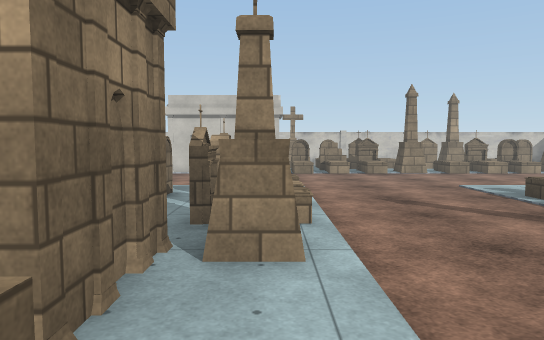
View 1 (above)

20 first-person views from a walk through a Unity game level. The camera is 1.4 m above the floor, tilts 4° down and sees 70° across. The floor is counted in squares, 1 m on a side. Each view is taken from the middle of a square. On the plan, view 1 faces up. The plan holds only what a view shows up to about 16 squares ahead; the rest is blank. The place goes on beyond the plan. The player is left out. Some animated figures are left out. Some surface patterns are stand-ins.

View 2
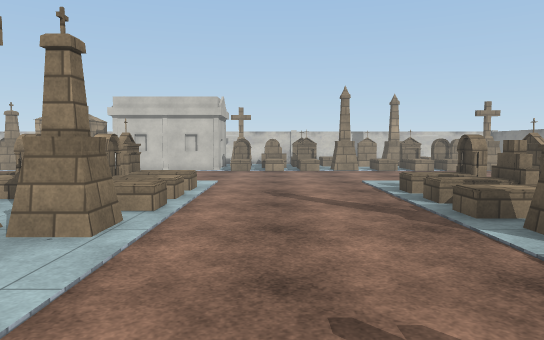

View 3
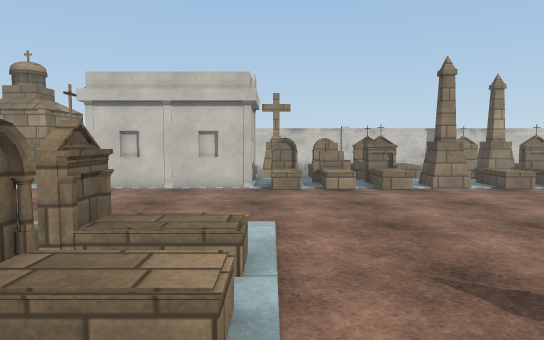

View 4
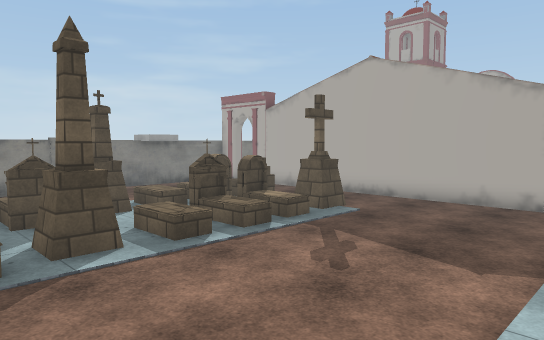

View 5
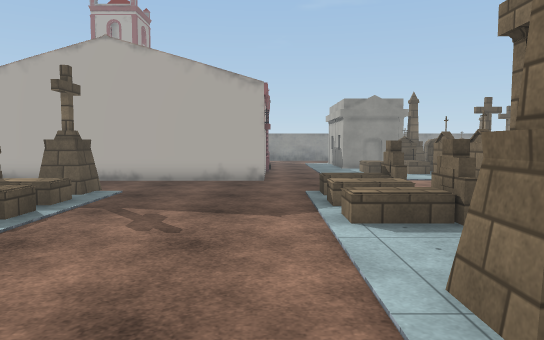

View 6
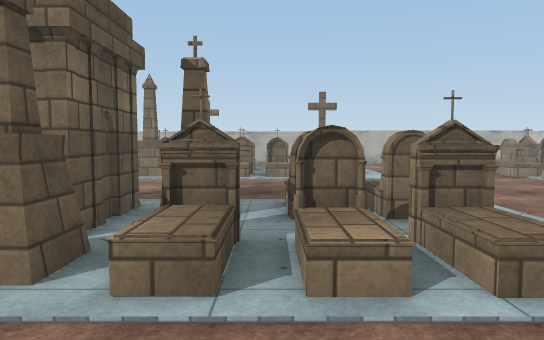

View 7
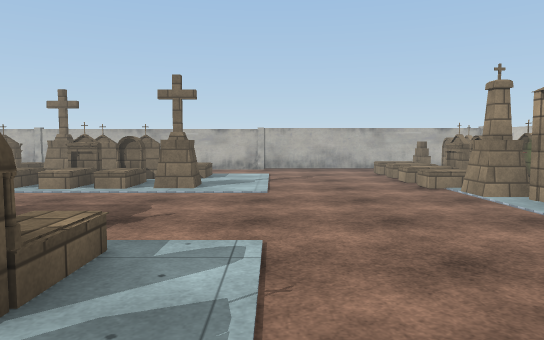

View 8
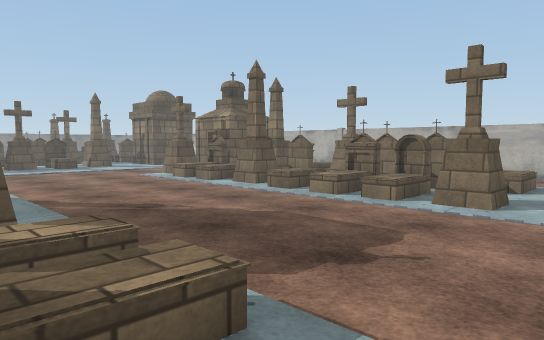

View 9
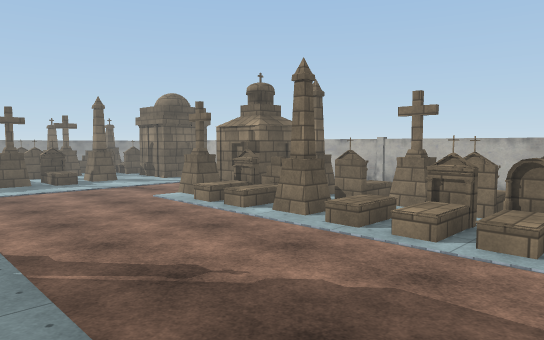

View 10
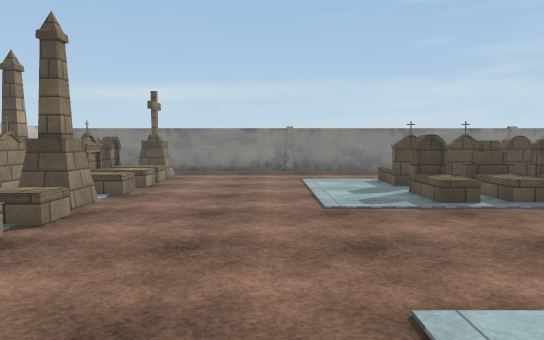

View 11
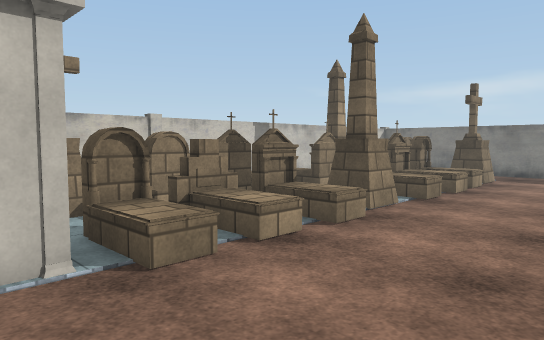

View 12
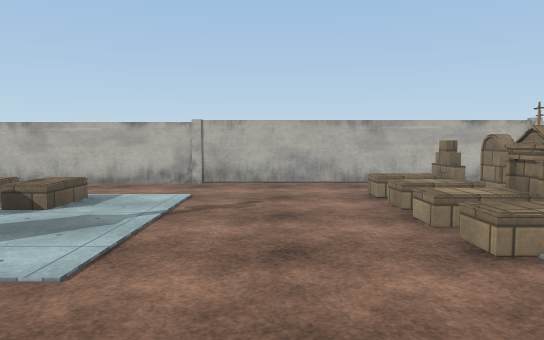

View 13
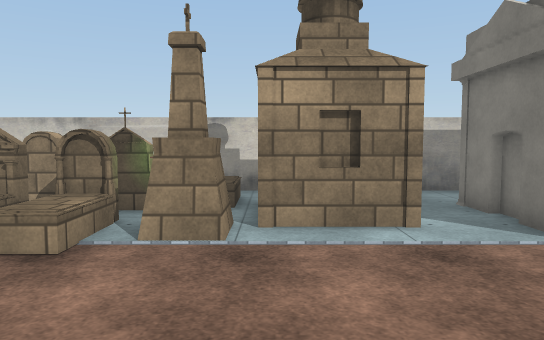

View 14
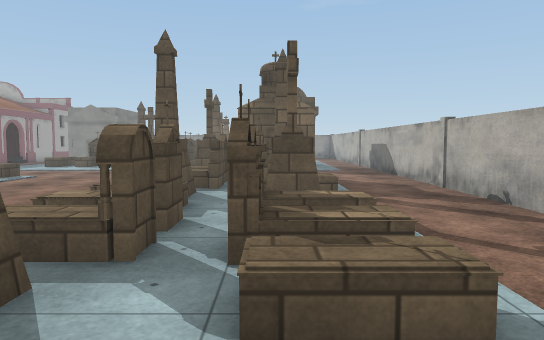

View 15
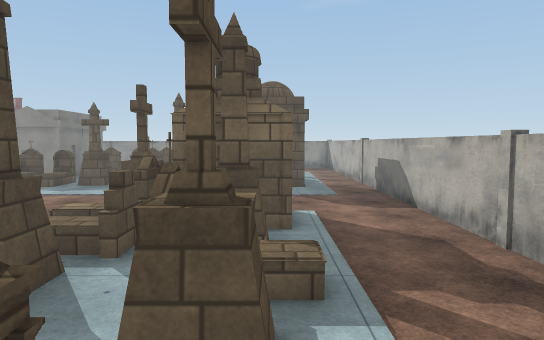

View 16
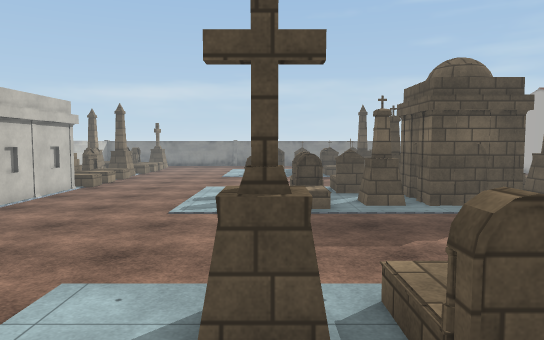

View 17
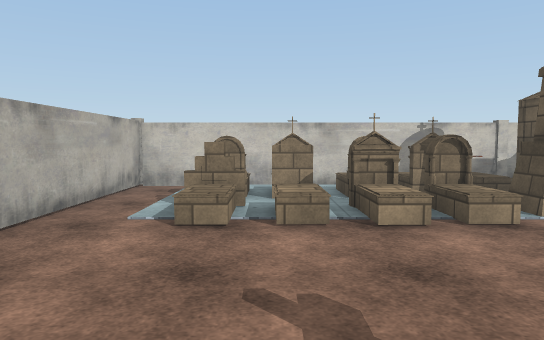

View 18
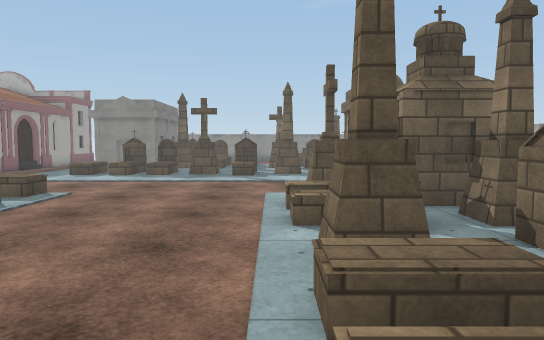

View 19
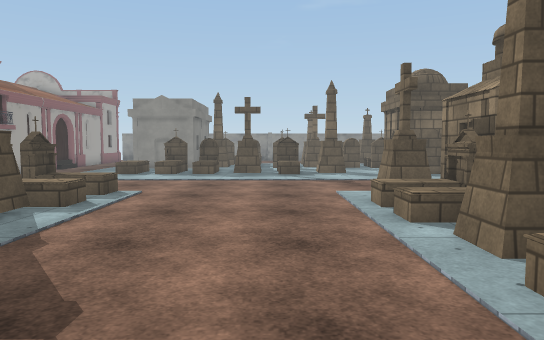

View 20
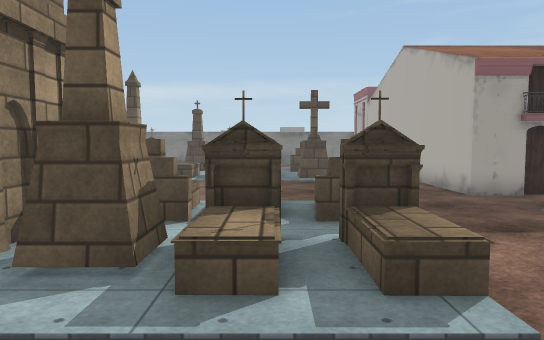

### Floor plan
Key: @ floor where view 1 was taken; # wall or solid block; . main floor; : floor 0.5 m higher than the main floor; / step, stairs or slope; T tombstone; O other object.
Columns run from 21 left of view 1 to 14 right of it. Each row starts with its distance up from view 1.
 24  #############  ##     ###########
 23  #. .. .   ..   ..    T
 22  #. OO O   O#T  .     TT       TT
 21  #. TTTTTT .#  .#    #..TTT  TT   OO
 20  #.T...TTT..#  .#    #TTTTT.   TTT
 19  #..O//TTTTT#T#.##### O/O. TT/    TT
 18 .#..O////O......OOOOOOOTO.T.T///TO.T
 17 .#..................................
 16 .#..................................
 15 .#..................................
 14 .#..................................
 13 .#..................................
 12  #................... ..............
 11  #..............//T.T ..............
 10  #...::.TT......//T.TO......OTTTOO..
  9  #... T.T......./ T.TO........TT
  8  #.. /T.TO........T.T.......O TT
  7  #..  T.TO.......TT.T:....... TT
  6  #..  T.T........TT..T......OOTT
  5  #.. TT.OO.......##TTT......TT.T
  4  #...TT..........###........TT.T
  3  #...OT.TT.......###........OO..TT
  2  #......T........TTTT........  .T
  1  #...TT.T .......TT.TO......OOT
  0  #......T.........T./@....... T
 -1  #...#T#T .......OT.//......O TTT
 -2  #...  TTT.......OT.T/......TT T
 -3  #... T#TT........T.T ......TT
 -4  #...    ....................
 -5  #...    .....................
 -6  #...    ...............##########
 -7  #...   ............ ...#
 -8  #...   ............  ..#

Positions as (right, up) in squares from view 1, and headings:
1: (0, 0), facing up
2: (3, -1), facing up
3: (1, 6), facing up
4: (0, 7), facing down-right
5: (2, 8), facing down
6: (4, 8), facing left
7: (0, 13), facing left
8: (-3, 13), facing down-left
9: (-4, 10), facing down-left
10: (-2, 14), facing right
11: (-1, 14), facing up-right
12: (-7, 15), facing left
13: (-9, 13), facing up
14: (-15, 13), facing down
15: (-16, 8), facing down
16: (-16, 10), facing right
17: (-16, 11), facing up
18: (-11, 8), facing down
19: (-9, 8), facing down
20: (-8, -1), facing right
